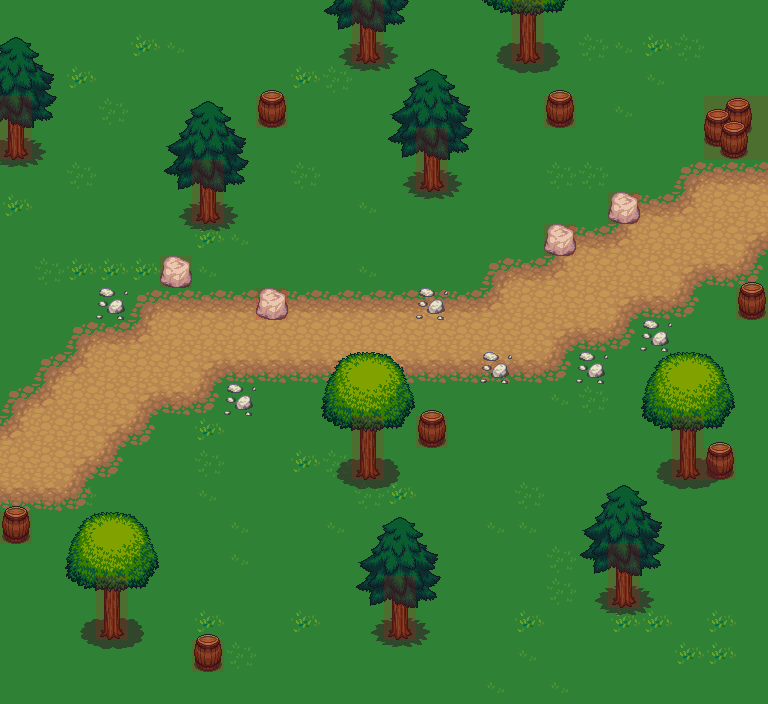

The image is a tile-based game level rendered from a .tmx file. Its description and complete source (layers, tilesets, objects, tile grids) follow:
An orthogonal 24x22 tile map with 32x32 px tiles, 6 tile layers (Grass, Path, Misc Decorations, Tree Trunks, ...), 39 tilesets and 1 object.

<map version="1.0" orientation="orthogonal" renderorder="right-down" width="24" height="22" tilewidth="32" tileheight="32" nextobjectid="1">
 <tileset firstgid="1" name="castlewalls" tilewidth="32" tileheight="32" tilecount="180" columns="12">
  <image source="LPC Base Assets/tiles/castlewalls.png" width="384" height="480" />
 </tileset>
 <tileset firstgid="181" name="cement" tilewidth="32" tileheight="32" tilecount="18" columns="3">
  <image source="LPC Base Assets/tiles/cement.png" width="96" height="192" />
 </tileset>
 <tileset firstgid="199" name="cementstair" tilewidth="32" tileheight="32" tilecount="20" columns="5">
  <image source="LPC Base Assets/tiles/cementstair.png" width="160" height="128" />
 </tileset>
 <tileset firstgid="219" name="chests" tilewidth="32" tileheight="32" tilecount="6" columns="2">
  <image source="LPC Base Assets/tiles/chests.png" width="64" height="96" />
 </tileset>
 <tileset firstgid="225" name="country" tilewidth="32" tileheight="32" tilecount="20" columns="5">
  <image source="LPC Base Assets/tiles/country.png" width="160" height="128" />
 </tileset>
 <tileset firstgid="245" name="cup" tilewidth="32" tileheight="32" tilecount="2" columns="1">
  <image source="LPC Base Assets/tiles/cup.png" width="32" height="64" />
 </tileset>
 <tileset firstgid="247" name="dirt" tilewidth="32" tileheight="32" tilecount="18" columns="3">
  <image source="LPC Base Assets/tiles/dirt.png" width="96" height="192" />
  <terraintypes>
   <terrain name="Dirt" tile="-1" />
  </terraintypes>
  <tile id="1" terrain="0,0,0," />
  <tile id="2" terrain="0,0,,0" />
  <tile id="4" terrain="0,,0,0" />
  <tile id="5" terrain=",0,0,0" />
  <tile id="6" terrain=",,,0" />
  <tile id="7" terrain=",,0,0" />
  <tile id="8" terrain=",,0," />
  <tile id="9" terrain=",0,,0" />
  <tile id="10" terrain="0,0,0,0" />
  <tile id="11" terrain="0,,0," />
  <tile id="12" terrain=",0,," />
  <tile id="13" terrain="0,0,," />
  <tile id="14" terrain="0,,," />
 </tileset>
 <tileset firstgid="265" name="dirt2" tilewidth="32" tileheight="32" tilecount="18" columns="3">
  <image source="LPC Base Assets/tiles/dirt2.png" width="96" height="192" />
 </tileset>
 <tileset firstgid="283" name="dungeon" tilewidth="32" tileheight="32" tilecount="104" columns="13">
  <image source="LPC Base Assets/tiles/dungeon.png" width="416" height="256" />
 </tileset>
 <tileset firstgid="387" name="grass" tilewidth="32" tileheight="32" tilecount="18" columns="3">
  <image source="LPC Base Assets/tiles/grass.png" width="96" height="192" />
 </tileset>
 <tileset firstgid="405" name="grassalt" tilewidth="32" tileheight="32" tilecount="18" columns="3">
  <image source="LPC Base Assets/tiles/grassalt.png" width="96" height="192" />
 </tileset>
 <tileset firstgid="423" name="hole" tilewidth="32" tileheight="32" tilecount="18" columns="3">
  <image source="LPC Base Assets/tiles/hole.png" width="96" height="192" />
 </tileset>
 <tileset firstgid="441" name="holek" tilewidth="32" tileheight="32" tilecount="18" columns="3">
  <image source="LPC Base Assets/tiles/holek.png" width="96" height="192" />
 </tileset>
 <tileset firstgid="459" name="holemid" tilewidth="32" tileheight="32" tilecount="18" columns="3">
  <image source="LPC Base Assets/tiles/holemid.png" width="96" height="192" />
 </tileset>
 <tileset firstgid="477" name="house" tilewidth="32" tileheight="32" tilecount="63" columns="9">
  <image source="LPC Base Assets/tiles/house.png" width="288" height="224" />
 </tileset>
 <tileset firstgid="540" name="inside" tilewidth="32" tileheight="32" tilecount="100" columns="10">
  <image source="LPC Base Assets/tiles/inside.png" width="320" height="320" />
 </tileset>
 <tileset firstgid="640" name="kitchen" tilewidth="32" tileheight="32" tilecount="8" columns="2">
  <image source="LPC Base Assets/tiles/kitchen.png" width="64" height="128" />
 </tileset>
 <tileset firstgid="648" name="lava" tilewidth="32" tileheight="32" tilecount="18" columns="3">
  <image source="LPC Base Assets/tiles/lava.png" width="96" height="192" />
 </tileset>
 <tileset firstgid="666" name="lavarock" tilewidth="32" tileheight="32" tilecount="18" columns="3">
  <image source="LPC Base Assets/tiles/lavarock.png" width="96" height="192" />
 </tileset>
 <tileset firstgid="684" name="mountains" tilewidth="32" tileheight="32" tilecount="108" columns="12">
  <image source="LPC Base Assets/tiles/mountains.png" width="384" height="288" />
 </tileset>
 <tileset firstgid="792" name="RED" tilewidth="32" tileheight="32" tilecount="1" columns="1">
  <image source="LPC Base Assets/tiles/RED.png" width="32" height="32" />
  <tile id="0">
   <objectgroup draworder="index">
    <object id="1" x="0" y="-0.0625" width="32" height="32" />
   </objectgroup>
  </tile>
 </tileset>
 <tileset firstgid="793" name="rock" tilewidth="32" tileheight="32" tilecount="2" columns="2">
  <image source="LPC Base Assets/tiles/rock.png" width="64" height="32" />
 </tileset>
 <tileset firstgid="795" name="signs" tilewidth="32" tileheight="32" tilecount="6" columns="3">
  <image source="LPC Base Assets/tiles/signs.png" width="96" height="64" />
 </tileset>
 <tileset firstgid="801" name="stairs" tilewidth="32" tileheight="32" tilecount="112" columns="8">
  <image source="LPC Base Assets/tiles/stairs.png" width="256" height="448" />
 </tileset>
 <tileset firstgid="913" name="treetop" tilewidth="32" tileheight="32" tilecount="42" columns="6">
  <image source="LPC Base Assets/tiles/treetop.png" width="192" height="224" />
 </tileset>
 <tileset firstgid="955" name="trunk" tilewidth="32" tileheight="32" tilecount="18" columns="6">
  <image source="LPC Base Assets/tiles/trunk.png" width="192" height="96" />
 </tileset>
 <tileset firstgid="973" name="victoria" tilewidth="32" tileheight="32" tilecount="55" columns="11">
  <image source="LPC Base Assets/tiles/victoria.png" width="352" height="160" />
 </tileset>
 <tileset firstgid="1028" name="water" tilewidth="32" tileheight="32" tilecount="18" columns="3">
  <image source="LPC Base Assets/tiles/water.png" width="96" height="192" />
 </tileset>
 <tileset firstgid="1046" name="waterfall" tilewidth="32" tileheight="32" tilecount="15" columns="3">
  <image source="LPC Base Assets/tiles/waterfall.png" width="96" height="160" />
 </tileset>
 <tileset firstgid="1061" name="watergrass" tilewidth="32" tileheight="32" tilecount="18" columns="3">
  <image source="LPC Base Assets/tiles/watergrass.png" width="96" height="192" />
 </tileset>
 <tileset firstgid="1079" name="barrel" tilewidth="32" tileheight="32" tilecount="8" columns="4">
  <image source="LPC Base Assets/tiles/barrel.png" width="128" height="64" />
 </tileset>
 <tileset firstgid="1087" name="brackish" tilewidth="32" tileheight="32" tilecount="18" columns="3">
  <image source="LPC Base Assets/tiles/brackish.png" width="96" height="192" />
 </tileset>
 <tileset firstgid="1105" name="bridges" tilewidth="32" tileheight="32" tilecount="42" columns="6">
  <image source="LPC Base Assets/tiles/bridges.png" width="192" height="224" />
 </tileset>
 <tileset firstgid="1147" name="buckets" tilewidth="32" tileheight="32" tilecount="6" columns="3">
  <image source="LPC Base Assets/tiles/buckets.png" width="96" height="64" />
 </tileset>
 <tileset firstgid="1153" name="cabinets" tilewidth="32" tileheight="32" tilecount="78" columns="6">
  <image source="LPC Base Assets/tiles/cabinets.png" width="192" height="416" />
 </tileset>
 <tileset firstgid="1231" name="castle_lightsources" tilewidth="32" tileheight="32" tilecount="20" columns="5">
  <image source="LPC Base Assets/tiles/castle_lightsources.png" width="160" height="128" />
 </tileset>
 <tileset firstgid="1251" name="castle_outside" tilewidth="32" tileheight="32" tilecount="187" columns="17">
  <image source="LPC Base Assets/tiles/castle_outside.png" width="544" height="352" />
 </tileset>
 <tileset firstgid="1438" name="castlefloors" tilewidth="32" tileheight="32" tilecount="100" columns="10">
  <image source="LPC Base Assets/tiles/castlefloors.png" width="320" height="320" />
 </tileset>
 <tileset firstgid="1538" name="castlefloors_outside" tilewidth="32" tileheight="32" tilecount="20" columns="4">
  <image source="LPC Base Assets/tiles/castlefloors_outside.png" width="128" height="160" />
 </tileset>
 <layer name="Grass" width="24" height="22">
  <data encoding="csv">
397,397,397,397,397,397,397,397,397,397,397,397,397,397,397,397,397,397,397,397,397,397,397,397,
397,397,397,397,402,404,397,397,397,397,397,397,397,397,397,397,397,397,403,404,402,403,397,397,
397,397,402,397,397,397,397,397,397,402,403,397,397,397,397,397,397,397,397,397,404,397,397,397,
397,397,397,403,397,397,397,397,397,397,397,397,397,397,397,397,397,397,397,404,397,397,397,397,
397,397,397,397,397,397,397,397,397,397,397,397,397,397,397,397,397,397,397,397,397,397,397,397,
397,397,403,397,397,397,397,397,397,403,397,397,397,397,397,397,397,403,403,397,397,397,397,397,
402,397,397,397,397,397,397,397,397,397,397,404,397,397,397,397,397,397,397,397,397,397,397,397,
397,397,397,397,397,397,402,404,397,397,397,397,397,397,397,397,397,397,397,397,397,397,397,397,
397,403,402,402,402,404,404,397,397,397,397,404,397,397,397,397,397,402,397,397,397,397,397,397,
397,397,397,397,397,397,397,397,397,397,397,397,397,397,397,397,402,397,397,397,397,397,397,397,
397,397,397,397,397,397,397,397,397,397,397,397,397,397,397,397,397,397,397,397,397,397,397,397,
397,397,397,397,397,397,397,397,397,397,397,397,397,397,397,397,397,397,397,397,397,397,397,397,
397,397,397,397,397,397,397,397,397,397,397,397,397,397,397,397,397,404,403,397,397,397,397,397,
397,397,397,397,397,397,402,397,397,397,397,397,397,397,397,397,397,397,397,397,397,397,397,397,
397,397,397,397,397,397,403,397,397,402,403,397,397,397,397,397,397,397,397,397,397,397,397,397,
402,403,403,397,397,397,404,397,397,397,397,403,402,397,397,397,403,397,397,397,397,397,397,397,
397,397,397,397,397,397,397,404,397,397,404,397,397,397,397,404,404,397,397,403,397,397,397,397,
397,397,397,397,397,397,397,404,397,397,397,397,397,397,397,397,397,403,397,397,397,397,397,397,
397,397,397,397,397,397,397,397,397,397,397,397,397,397,397,397,397,403,397,397,397,397,397,397,
397,397,397,397,397,397,402,397,397,402,397,397,397,397,397,397,402,397,397,402,402,397,402,397,
397,397,397,397,397,397,397,403,397,397,397,397,397,397,397,397,404,397,397,397,397,402,402,397,
397,397,397,397,397,397,397,397,397,397,397,397,397,397,397,404,397,404,397,397,397,397,397,397
</data>
 </layer>
 <layer name="Path" width="24" height="22">
  <data encoding="csv">
0,0,0,0,0,0,0,0,0,0,0,0,0,0,0,0,0,0,0,0,0,0,0,0,
0,0,0,0,0,0,0,0,0,0,0,0,0,0,0,0,0,0,0,0,0,0,0,0,
0,0,0,0,0,0,0,0,0,0,0,0,0,0,0,0,0,0,0,0,0,0,0,0,
0,0,0,0,0,0,0,0,0,0,0,0,0,0,0,0,0,0,0,0,0,0,0,0,
0,0,0,0,0,0,0,0,0,0,0,0,0,0,0,0,0,0,0,0,0,0,0,0,
0,0,0,0,0,0,0,0,0,0,0,0,0,0,0,0,0,0,0,0,0,253,254,254,
0,0,0,0,0,0,0,0,0,0,0,0,0,0,0,0,0,0,0,253,254,252,257,257,
0,0,0,0,0,0,0,0,0,0,0,0,0,0,0,0,0,253,254,252,257,257,257,248,
0,0,0,0,0,0,0,0,0,0,0,0,0,0,0,253,254,252,257,257,257,248,260,261,
0,0,0,0,253,254,254,254,254,254,254,254,254,254,254,252,257,257,257,248,260,261,0,0,
0,0,253,254,252,257,257,257,257,257,257,257,257,257,257,257,257,248,260,261,0,0,0,0,
0,253,252,257,257,257,248,260,260,260,260,260,260,260,260,260,260,261,0,0,0,0,0,0,
253,252,257,257,248,260,261,0,0,0,0,0,0,0,0,0,0,0,0,0,0,0,0,0,
252,257,257,248,261,0,0,0,0,0,0,0,0,0,0,0,0,0,0,0,0,0,0,0,
257,257,248,261,0,0,0,0,0,0,0,0,0,0,0,0,0,0,0,0,0,0,0,0,
260,260,261,0,0,0,0,0,0,0,0,0,0,0,0,0,0,0,0,0,0,0,0,0,
0,0,0,0,0,0,0,0,0,0,0,0,0,0,0,0,0,0,0,0,0,0,0,0,
0,0,0,0,0,0,0,0,0,0,0,0,0,0,0,0,0,0,0,0,0,0,0,0,
0,0,0,0,0,0,0,0,0,0,0,0,0,0,0,0,0,0,0,0,0,0,0,0,
0,0,0,0,0,0,0,0,0,0,0,0,0,0,0,0,0,0,0,0,0,0,0,0,
0,0,0,0,0,0,0,0,0,0,0,0,0,0,0,0,0,0,0,0,0,0,0,0,
0,0,0,0,0,0,0,0,0,0,0,0,0,0,0,0,0,0,0,0,0,0,0,0
</data>
 </layer>
 <layer name="Misc Decorations" width="24" height="22">
  <data encoding="csv">
0,0,0,0,0,0,0,0,0,0,0,0,0,0,0,0,0,0,0,0,0,0,0,0,
0,0,0,0,0,0,0,0,0,0,0,0,0,0,0,0,0,0,0,0,0,0,0,0,
0,0,0,0,0,0,0,0,1080,0,0,0,0,0,0,0,0,1080,0,0,0,0,0,0,
0,0,0,0,0,0,0,0,1084,0,0,0,0,0,0,0,0,1084,0,0,0,0,1081,1082,
0,0,0,0,0,0,0,0,0,0,0,0,0,0,0,0,0,0,0,0,0,0,1085,1086,
0,0,0,0,0,0,0,0,0,0,0,0,0,0,0,0,0,0,0,0,0,0,0,0,
0,0,0,0,0,0,0,0,0,0,0,0,0,0,0,0,0,0,0,793,0,0,0,0,
0,0,0,0,0,0,0,0,0,0,0,0,0,0,0,0,0,793,0,0,0,0,0,0,
0,0,0,0,0,793,0,0,0,0,0,0,0,0,0,0,0,0,0,0,0,0,0,1080,
0,0,0,794,0,0,0,0,793,0,0,0,0,794,0,0,0,0,0,0,0,0,0,1084,
0,0,0,0,0,0,0,0,0,0,0,0,0,0,0,0,0,0,0,0,794,0,0,0,
0,0,0,0,0,0,0,0,0,0,0,0,0,0,0,794,0,0,794,0,0,0,0,0,
0,0,0,0,0,0,0,794,0,0,0,0,0,1080,0,0,0,0,0,0,0,0,0,0,
0,0,0,0,0,0,0,0,0,0,0,0,0,1084,0,0,0,0,0,0,0,0,1080,0,
0,0,0,0,0,0,0,0,0,0,0,0,0,0,0,0,0,0,0,0,0,0,1084,0,
1080,0,0,0,0,0,0,0,0,0,0,0,0,0,0,0,0,0,0,0,0,0,0,0,
1084,0,0,0,0,0,0,0,0,0,0,0,0,0,0,0,0,0,0,0,0,0,0,0,
0,0,0,0,0,0,0,0,0,0,0,0,0,0,0,0,0,0,0,0,0,0,0,0,
0,0,0,0,0,0,0,0,0,0,0,0,0,0,0,0,0,0,0,0,0,0,0,0,
0,0,0,0,0,0,1080,0,0,0,0,0,0,0,0,0,0,0,0,0,0,0,0,0,
0,0,0,0,0,0,1084,0,0,0,0,0,0,0,0,0,0,0,0,0,0,0,0,0,
0,0,0,0,0,0,0,0,0,0,0,0,0,0,0,0,0,0,0,0,0,0,0,0
</data>
 </layer>
 <layer name="Tree Trunks" width="24" height="22">
  <data encoding="csv">
0,0,0,0,0,0,0,0,0,0,958,959,960,0,0,955,956,957,0,0,0,0,0,0,
0,0,0,0,0,0,0,0,0,0,964,965,966,0,0,961,962,963,0,0,0,0,0,0,
0,0,0,0,0,0,0,0,0,0,970,971,972,0,0,967,968,969,0,0,0,0,0,0,
959,960,0,0,0,0,0,0,0,0,0,0,0,0,0,0,0,0,0,0,0,0,0,0,
965,966,0,0,0,0,0,0,0,0,0,0,958,959,960,0,0,0,0,0,0,0,0,0,
971,972,0,0,0,958,959,960,0,0,0,0,964,965,966,0,0,0,0,0,0,0,0,0,
0,0,0,0,0,964,965,966,0,0,0,0,970,971,972,0,0,0,0,0,0,0,0,0,
0,0,0,0,0,970,971,972,0,0,0,0,0,0,0,0,0,0,0,0,0,0,0,0,
0,0,0,0,0,0,0,0,0,0,0,0,0,0,0,0,0,0,0,0,0,0,0,0,
0,0,0,0,0,0,0,0,0,0,0,0,0,0,0,0,0,0,0,0,0,0,0,0,
0,0,0,0,0,0,0,0,0,0,0,0,0,0,0,0,0,0,0,0,0,0,0,0,
0,0,0,0,0,0,0,0,0,0,0,0,0,0,0,0,0,0,0,0,0,0,0,0,
0,0,0,0,0,0,0,0,0,0,0,0,0,0,0,0,0,0,0,0,0,0,0,0,
0,0,0,0,0,0,0,0,0,0,955,956,957,0,0,0,0,0,0,0,955,956,957,0,
0,0,0,0,0,0,0,0,0,0,961,962,963,0,0,0,0,0,0,0,961,962,963,0,
0,0,0,0,0,0,0,0,0,0,967,968,969,0,0,0,0,0,0,0,967,968,969,0,
0,0,0,0,0,0,0,0,0,0,0,0,0,0,0,0,0,0,0,0,0,0,0,0,
0,0,0,0,0,0,0,0,0,0,0,0,0,0,0,0,0,0,958,959,960,0,0,0,
0,0,955,956,957,0,0,0,0,0,0,958,959,960,0,0,0,0,964,965,966,0,0,0,
0,0,961,962,963,0,0,0,0,0,0,964,965,966,0,0,0,0,970,971,972,0,0,0,
0,0,967,968,969,0,0,0,0,0,0,970,971,972,0,0,0,0,0,0,0,0,0,0,
0,0,0,0,0,0,0,0,0,0,0,0,0,0,0,0,0,0,0,0,0,0,0,0
</data>
 </layer>
 <layer name="Tree Tops" width="24" height="22">
  <data encoding="csv">
0,0,0,0,0,0,0,0,0,0,943,944,945,0,0,925,926,927,0,0,0,0,0,0,
932,933,0,0,0,0,0,0,0,0,0,0,0,0,0,0,0,0,0,0,0,0,0,0,
938,939,0,0,0,0,0,0,0,0,0,0,931,932,933,0,0,0,0,0,0,0,0,0,
944,945,0,0,0,931,932,933,0,0,0,0,937,938,939,0,0,0,0,0,0,0,0,0,
0,0,0,0,0,937,938,939,0,0,0,0,943,944,945,0,0,0,0,0,0,0,0,0,
0,0,0,0,0,943,944,945,0,0,0,0,0,0,0,0,0,0,0,0,0,0,0,0,
0,0,0,0,0,0,0,0,0,0,0,0,0,0,0,0,0,0,0,0,0,0,0,0,
0,0,0,0,0,0,0,0,0,0,0,0,0,0,0,0,0,0,0,0,0,0,0,0,
0,0,0,0,0,0,0,0,0,0,0,0,0,0,0,0,0,0,0,0,0,0,0,0,
0,0,0,0,0,0,0,0,0,0,0,0,0,0,0,0,0,0,0,0,0,0,0,0,
0,0,0,0,0,0,0,0,0,0,0,0,0,0,0,0,0,0,0,0,0,0,0,0,
0,0,0,0,0,0,0,0,0,0,913,914,915,0,0,0,0,0,0,0,913,914,915,0,
0,0,0,0,0,0,0,0,0,0,919,920,921,0,0,0,0,0,0,0,919,920,921,0,
0,0,0,0,0,0,0,0,0,0,925,926,927,0,0,0,0,0,0,0,925,926,927,0,
0,0,0,0,0,0,0,0,0,0,0,0,0,0,0,0,0,0,0,0,0,0,0,0,
0,0,0,0,0,0,0,0,0,0,0,0,0,0,0,0,0,0,931,932,933,0,0,0,
0,0,913,914,915,0,0,0,0,0,0,931,932,933,0,0,0,0,937,938,939,0,0,0,
0,0,919,920,921,0,0,0,0,0,0,937,938,939,0,0,0,0,943,944,945,0,0,0,
0,0,925,926,927,0,0,0,0,0,0,943,944,945,0,0,0,0,0,0,0,0,0,0,
0,0,0,0,0,0,0,0,0,0,0,0,0,0,0,0,0,0,0,0,0,0,0,0,
0,0,0,0,0,0,0,0,0,0,0,0,0,0,0,0,0,0,0,0,0,0,0,0,
0,0,0,0,0,0,0,0,0,0,0,0,0,0,0,0,0,0,0,0,0,0,0,0
</data>
 </layer>
 <layer name="Collisions" width="24" height="22" opacity="0.14">
  <data encoding="csv">
0,0,0,0,0,0,0,0,0,0,0,792,0,0,0,0,792,0,0,0,0,0,0,0,
0,0,0,0,0,0,0,0,0,0,0,792,0,0,0,0,792,0,0,0,0,0,0,0,
0,0,0,0,0,0,0,0,0,0,0,0,0,0,0,0,0,0,0,0,0,0,0,0,
792,0,0,0,0,0,0,0,792,0,0,0,0,0,0,0,0,792,0,0,0,0,792,792,
792,0,0,0,0,0,0,0,0,0,0,0,0,792,0,0,0,0,0,0,0,0,792,792,
0,0,0,0,0,0,792,0,0,0,0,0,0,792,0,0,0,0,0,0,0,0,0,0,
0,0,0,0,0,0,792,0,0,0,0,0,0,0,0,0,0,0,0,792,0,0,0,0,
0,0,0,0,0,0,0,0,0,0,0,0,0,0,0,0,0,792,0,0,0,0,0,0,
0,0,0,0,0,792,0,0,0,0,0,0,0,0,0,0,0,0,0,0,0,0,0,0,
0,0,0,0,0,0,0,0,792,0,0,0,0,0,0,0,0,0,0,0,0,0,0,792,
0,0,0,0,0,0,0,0,0,0,0,0,0,0,0,0,0,0,0,0,0,0,0,0,
0,0,0,0,0,0,0,0,0,0,0,0,0,0,0,0,0,0,0,0,0,0,0,0,
0,0,0,0,0,0,0,0,0,0,0,0,0,0,0,0,0,0,0,0,0,0,0,0,
0,0,0,0,0,0,0,0,0,0,0,792,0,792,0,0,0,0,0,0,0,792,0,0,
0,0,0,0,0,0,0,0,0,0,0,792,0,0,0,0,0,0,0,0,0,792,792,0,
0,0,0,0,0,0,0,0,0,0,0,0,0,0,0,0,0,0,0,0,0,0,0,0,
792,0,0,0,0,0,0,0,0,0,0,0,0,0,0,0,0,0,0,0,0,0,0,0,
0,0,0,0,0,0,0,0,0,0,0,0,0,0,0,0,0,0,0,792,0,0,0,0,
0,0,0,792,0,0,0,0,0,0,0,0,792,0,0,0,0,0,0,792,0,0,0,0,
0,0,0,792,0,0,0,0,0,0,0,0,792,0,0,0,0,0,0,0,0,0,0,0,
0,0,0,0,0,0,792,0,0,0,0,0,0,0,0,0,0,0,0,0,0,0,0,0,
0,0,0,0,0,0,0,0,0,0,0,0,0,0,0,0,0,0,0,0,0,0,0,0
</data>
 </layer>
</map>
